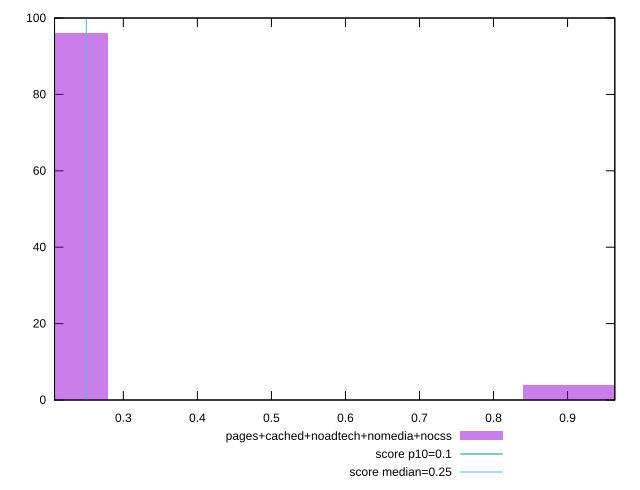

The script that saved this image:
reset

$pagesCachedNoadtechNomediaNocss <<EOF
0.18660190702313012 96
0.9330095351156507 4
EOF

set key outside below
set boxwidth 0.18660190702313012
set xrange [0.20706671820746528:0.9638337368435329]
set yrange [0:100]
set trange [0:100]
set style fill transparent solid 0.5 noborder

set parametric
set terminal svg size 640, 490 enhanced background rgb 'white'
set output "report_00012_2021-02-09T11:01:39.952Z/cumulative-layout-shift/comparison/histogram/4_vs_5.svg"

plot $pagesCachedNoadtechNomediaNocss title "pages+cached+noadtech+nomedia+nocss" with boxes, \
     0.1,t title "score p10=0.1", \
     0.25,t title "score median=0.25"

reset
